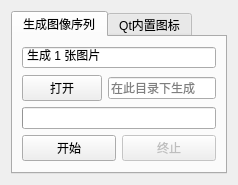
<?xml version="1.0" encoding="UTF-8"?>
<ui version="4.0">
 <class>TestTab</class>
 <widget class="QWidget" name="TestTab">
  <property name="windowTitle">
   <string>TestsTab</string>
  </property>
  <layout class="QVBoxLayout" name="verticalLayout">
   <item>
    <widget class="QTabWidget" name="TestChildTab">
     <property name="currentIndex">
      <number>0</number>
     </property>
     <property name="movable">
      <bool>true</bool>
     </property>
     <widget class="QWidget" name="Seq">
      <attribute name="title">
       <string>生成图像序列</string>
      </attribute>
      <layout class="QVBoxLayout" name="verticalLayout_12">
       <item>
        <widget class="QSpinBox" name="SeqItemAmount">
         <property name="buttonSymbols">
          <enum>QAbstractSpinBox::ButtonSymbols::NoButtons</enum>
         </property>
         <property name="suffix">
          <string> 张图片</string>
         </property>
         <property name="prefix">
          <string>生成 </string>
         </property>
         <property name="minimum">
          <number>1</number>
         </property>
         <property name="maximum">
          <number>500</number>
         </property>
        </widget>
       </item>
       <item>
        <layout class="QHBoxLayout" name="SeqPaths">
         <item>
          <widget class="QPushButton" name="SeqPathOpen">
           <property name="text">
            <string>打开</string>
           </property>
          </widget>
         </item>
         <item>
          <widget class="QLineEdit" name="SeqPathInput">
           <property name="placeholderText">
            <string>在此目录下生成</string>
           </property>
           <property name="clearButtonEnabled">
            <bool>true</bool>
           </property>
          </widget>
         </item>
        </layout>
       </item>
       <item>
        <widget class="QProgressBar" name="SeqProgress">
         <property name="value">
          <number>0</number>
         </property>
         <property name="textVisible">
          <bool>false</bool>
         </property>
        </widget>
       </item>
       <item>
        <layout class="QHBoxLayout" name="SeqBtns">
         <item>
          <widget class="QPushButton" name="SeqStart">
           <property name="text">
            <string>开始</string>
           </property>
          </widget>
         </item>
         <item>
          <widget class="QPushButton" name="SeqStop">
           <property name="enabled">
            <bool>false</bool>
           </property>
           <property name="text">
            <string>终止</string>
           </property>
          </widget>
         </item>
        </layout>
       </item>
       <item>
        <spacer name="SeqSpacer">
         <property name="orientation">
          <enum>Qt::Orientation::Vertical</enum>
         </property>
         <property name="sizeHint" stdset="0">
          <size>
           <width>0</width>
           <height>0</height>
          </size>
         </property>
        </spacer>
       </item>
      </layout>
     </widget>
     <widget class="QWidget" name="IconLayout">
      <attribute name="title">
       <string>Qt内置图标</string>
      </attribute>
      <layout class="QVBoxLayout" name="verticalLayout_16">
       <item>
        <layout class="QHBoxLayout" name="IconOutputs">
         <item>
          <widget class="QPushButton" name="IconOutputOpen">
           <property name="text">
            <string>打开</string>
           </property>
          </widget>
         </item>
         <item>
          <widget class="QLineEdit" name="IconOutputPath">
           <property name="placeholderText">
            <string>导出到此处</string>
           </property>
          </widget>
         </item>
        </layout>
       </item>
       <item>
        <widget class="QPushButton" name="IconExport">
         <property name="text">
          <string>导出</string>
         </property>
        </widget>
       </item>
       <item>
        <spacer name="IconSpacer">
         <property name="orientation">
          <enum>Qt::Orientation::Vertical</enum>
         </property>
         <property name="sizeHint" stdset="0">
          <size>
           <width>0</width>
           <height>0</height>
          </size>
         </property>
        </spacer>
       </item>
      </layout>
     </widget>
    </widget>
   </item>
  </layout>
 </widget>
 <resources/>
 <connections/>
</ui>
